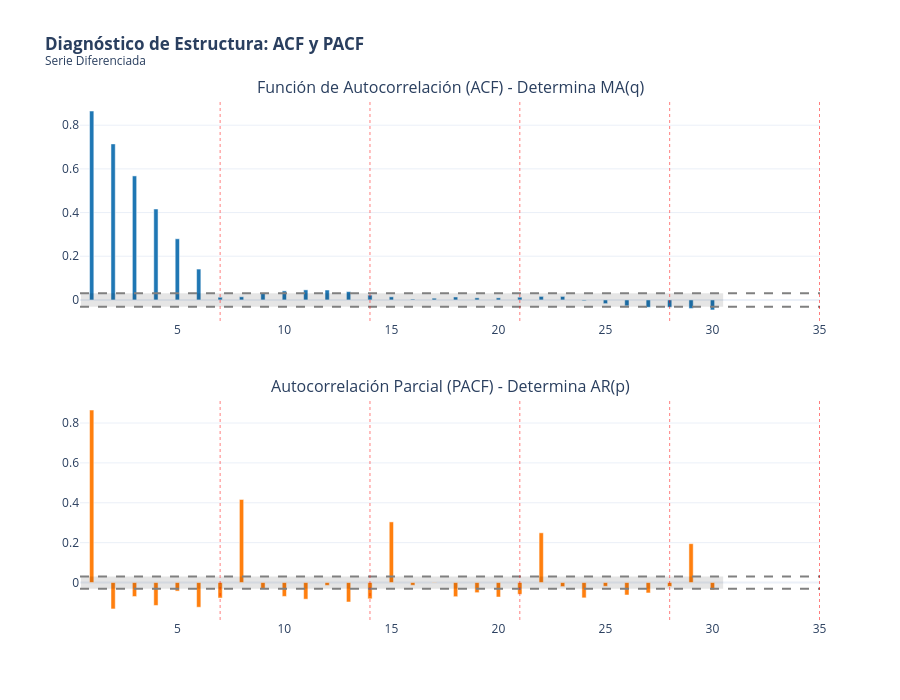

Source (notebook cell):
### Code cell
df['diff_7'] = df['tipo_cambio'].diff(7).dropna()
ts_analysis = df['diff_7'].dropna()

# Parámetros
lags = 30  # 30 días
alpha = 0.05 # Nivel de significancia del 95%

# Cálculo de valores ACF y PACF
acf_vals = acf(ts_analysis, nlags=lags, alpha=alpha)[0][1:]
pacf_vals = pacf(ts_analysis, nlags=lags, alpha=alpha)[0][1:]

# Colocamos manualmente el intervalo de confianza para plotly
n = len(ts_analysis)
conf_interval = 1.96 / np.sqrt(n)


fig = make_subplots(rows=2, cols=1,
                    subplot_titles=("Función de Autocorrelación (ACF) - Determina MA(q)",
                                    "Autocorrelación Parcial (PACF) - Determina AR(p)"),
                    vertical_spacing=0.15)

# ACF

fig.add_trace(go.Bar(
    x=list(range(1, lags+1)), y=acf_vals,
    name='ACF', marker_color='rgb(31, 119, 180)', showlegend=False
), row=1, col=1)

# Intervalos de confianza (Sombreado)
fig.add_shape(type="rect",
    x0=0.5, y0=-conf_interval, x1=lags+0.5, y1=conf_interval,
    line=dict(color="rgba(0,0,0,0)"), fillcolor="rgba(0,0,0,0.1)",
    row=1, col=1
)
# Líneas límite
fig.add_hline(y=conf_interval, line_dash="dash", line_color="gray", row=1, col=1)
fig.add_hline(y=-conf_interval, line_dash="dash", line_color="gray", row=1, col=1)

# PACF

fig.add_trace(go.Bar(
    x=list(range(1, lags+1)), y=pacf_vals,
    name='PACF', marker_color='rgb(255, 127, 14)', showlegend=False
), row=2, col=1)

# Intervalos de confianza
fig.add_shape(type="rect",
    x0=0.5, y0=-conf_interval, x1=lags+0.5, y1=conf_interval,
    line=dict(color="rgba(0,0,0,0)"), fillcolor="rgba(0,0,0,0.1)",
    row=2, col=1
)
# Líneas límite
fig.add_hline(y=conf_interval, line_dash="dash", line_color="gray", row=2, col=1)
fig.add_hline(y=-conf_interval, line_dash="dash", line_color="gray", row=2, col=1)


fig.update_layout(
    title='<b>Diagnóstico de Estructura: ACF y PACF</b><br><sup>Serie Diferenciada</sup>',
    template='plotly_white',
    height=700,
    bargap=0.8 # Barras delgadas estilo lollipop
)

# Resaltar lags estacionales (7, 14, 21, 28, 35) con líneas verticales rojas tenues
for i in [7, 14, 21, 28, 35]:
    fig.add_vline(x=i, line_width=1, line_dash="dot", line_color="red", opacity=0.5)

fig.show()

### Figure 1 — Plotly figure (JSON) as saved in the notebook; plotly's stock layout.template omitted (floating-point values rounded to 4 significant figures)
{"data": [{"marker": {"color": "rgb(31, 119, 180)"}, "name": "ACF", "showlegend": false, "type": "bar", "x": [1, 2, 3, 4, 5, 6, 7, 8, 9, 10, 11, 12, 13, 14, 15, 16, 17, 18, 19, 20, 21, 22, 23, 24, 25, 26, 27, 28, 29, 30], "xaxis": "x", "y": [0.8647, 0.7144, 0.5678, 0.4163, 0.28, 0.1413, 0.01229, 0.01425, 0.03124, 0.04147, 0.04605, 0.04533, 0.03807, 0.0219, 0.0142, 0.003885, 0.007953, 0.01354, 0.009552, 0.00947, 0.01249, 0.01611, 0.01599, -0.00385, -0.01699, -0.0272, -0.03368, -0.03365, -0.03934, -0.0459], "yaxis": "y"}, {"marker": {"color": "rgb(255, 127, 14)"}, "name": "PACF", "showlegend": false, "type": "bar", "x": [1, 2, 3, 4, 5, 6, 7, 8, 9, 10, 11, 12, 13, 14, 15, 16, 17, 18, 19, 20, 21, 22, 23, 24, 25, 26, 27, 28, 29, 30], "xaxis": "x2", "y": [0.8649, -0.1324, -0.07016, -0.1149, -0.04287, -0.1238, -0.07776, 0.4165, -0.02954, -0.06963, -0.0834, -0.01425, -0.09748, -0.08157, 0.3041, -0.01371, 0.001804, -0.07095, -0.05077, -0.0726, -0.0587, 0.2494, -0.02035, -0.07685, -0.01885, -0.06247, -0.05225, -0.01973, 0.1949, -0.03727], "yaxis": "y2"}], "layout": {"annotations": [{"font": {"size": 16}, "showarrow": false, "text": "Función de Autocorrelación (ACF) - Determina MA(q)", "x": 0.5, "xanchor": "center", "xref": "paper", "y": 1, "yanchor": "bottom", "yref": "paper"}, {"font": {"size": 16}, "showarrow": false, "text": "Autocorrelación Parcial (PACF) - Determina AR(p)", "x": 0.5, "xanchor": "center", "xref": "paper", "y": 0.425, "yanchor": "bottom", "yref": "paper"}], "bargap": 0.8, "height": 700, "shapes": [{"fillcolor": "rgba(0,0,0,0.1)", "line": {"color": "rgba(0,0,0,0)"}, "type": "rect", "x0": 0.5, "x1": 30.5, "xref": "x", "y0": -0.03071, "y1": 0.03071, "yref": "y"}, {"line": {"color": "gray", "dash": "dash"}, "type": "line", "x0": 0, "x1": 1, "xref": "x domain", "y0": 0.03071, "y1": 0.03071, "yref": "y"}, {"line": {"color": "gray", "dash": "dash"}, "type": "line", "x0": 0, "x1": 1, "xref": "x domain", "y0": -0.03071, "y1": -0.03071, "yref": "y"}, {"fillcolor": "rgba(0,0,0,0.1)", "line": {"color": "rgba(0,0,0,0)"}, "type": "rect", "x0": 0.5, "x1": 30.5, "xref": "x2", "y0": -0.03071, "y1": 0.03071, "yref": "y2"}, {"line": {"color": "gray", "dash": "dash"}, "type": "line", "x0": 0, "x1": 1, "xref": "x2 domain", "y0": 0.03071, "y1": 0.03071, "yref": "y2"}, {"line": {"color": "gray", "dash": "dash"}, "type": "line", "x0": 0, "x1": 1, "xref": "x2 domain", "y0": -0.03071, "y1": -0.03071, "yref": "y2"}, {"line": {"color": "red", "dash": "dot", "width": 1}, "opacity": 0.5, "type": "line", "x0": 7, "x1": 7, "xref": "x", "y0": 0, "y1": 1, "yref": "y domain"}, {"line": {"color": "red", "dash": "dot", "width": 1}, "opacity": 0.5, "type": "line", "x0": 7, "x1": 7, "xref": "x2", "y0": 0, "y1": 1, "yref": "y2 domain"}, {"line": {"color": "red", "dash": "dot", "width": 1}, "opacity": 0.5, "type": "line", "x0": 14, "x1": 14, "xref": "x", "y0": 0, "y1": 1, "yref": "y domain"}, {"line": {"color": "red", "dash": "dot", "width": 1}, "opacity": 0.5, "type": "line", "x0": 14, "x1": 14, "xref": "x2", "y0": 0, "y1": 1, "yref": "y2 domain"}, {"line": {"color": "red", "dash": "dot", "width": 1}, "opacity": 0.5, "type": "line", "x0": 21, "x1": 21, "xref": "x", "y0": 0, "y1": 1, "yref": "y domain"}, {"line": {"color": "red", "dash": "dot", "width": 1}, "opacity": 0.5, "type": "line", "x0": 21, "x1": 21, "xref": "x2", "y0": 0, "y1": 1, "yref": "y2 domain"}, {"line": {"color": "red", "dash": "dot", "width": 1}, "opacity": 0.5, "type": "line", "x0": 28, "x1": 28, "xref": "x", "y0": 0, "y1": 1, "yref": "y domain"}, {"line": {"color": "red", "dash": "dot", "width": 1}, "opacity": 0.5, "type": "line", "x0": 28, "x1": 28, "xref": "x2", "y0": 0, "y1": 1, "yref": "y2 domain"}, {"line": {"color": "red", "dash": "dot", "width": 1}, "opacity": 0.5, "type": "line", "x0": 35, "x1": 35, "xref": "x", "y0": 0, "y1": 1, "yref": "y domain"}, {"line": {"color": "red", "dash": "dot", "width": 1}, "opacity": 0.5, "type": "line", "x0": 35, "x1": 35, "xref": "x2", "y0": 0, "y1": 1, "yref": "y2 domain"}], "title": {"text": "<b>Diagnóstico de Estructura: ACF y PACF</b><br><sup>Serie Diferenciada</sup>"}, "xaxis": {"anchor": "y", "domain": [0, 1]}, "xaxis2": {"anchor": "y2", "domain": [0, 1]}, "yaxis": {"anchor": "x", "domain": [0.575, 1]}, "yaxis2": {"anchor": "x2", "domain": [0, 0.425]}}}
